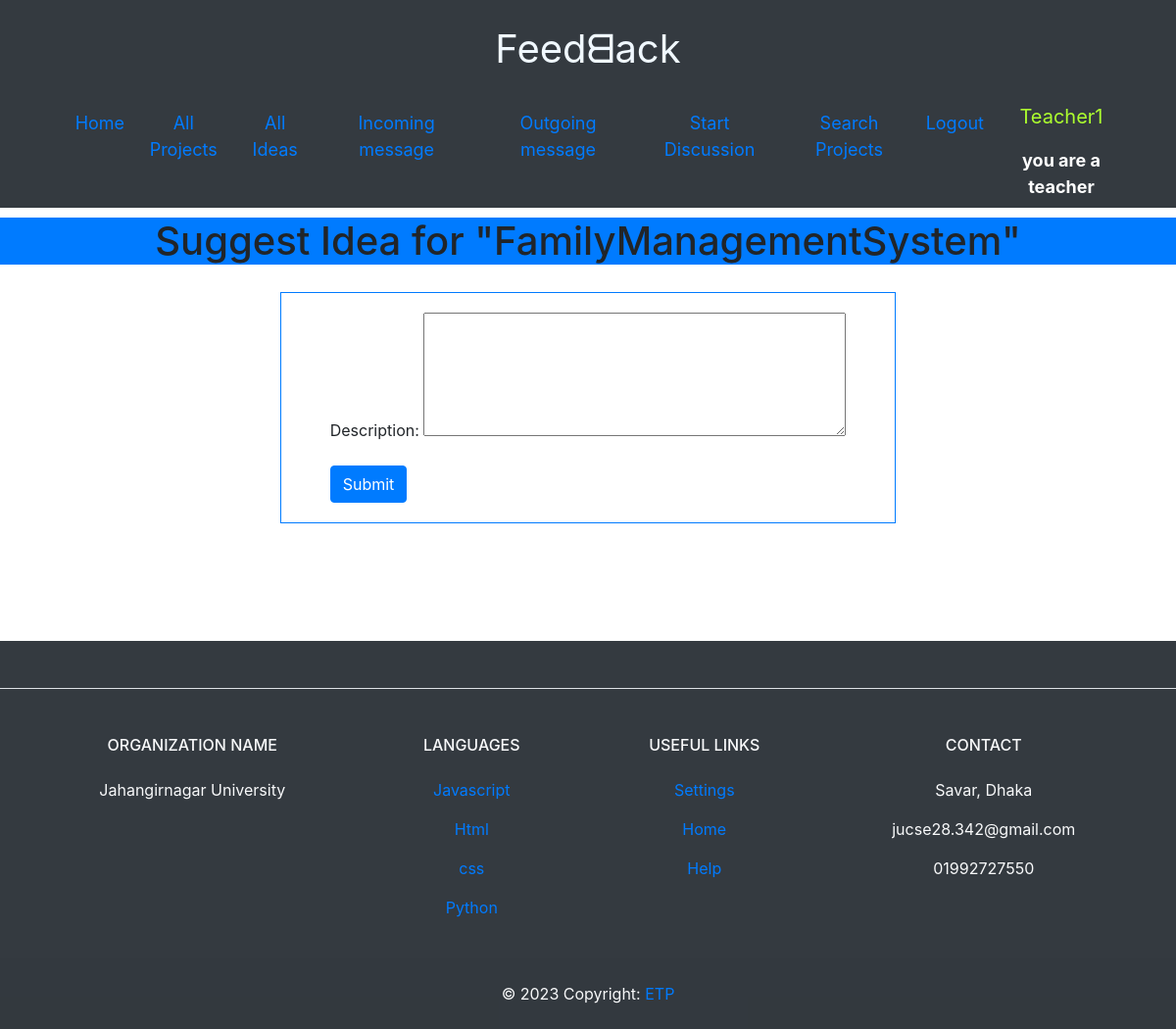
The app's page /suggest_idea/family/ (signed in) with its own data.
### Backend_Management_App/models.py (models this page shows)
class User(AbstractUser):
    USER_TYPE_CHOICES = (
        ('teacher', 'Teacher'),
        ('student', 'Student'),
    )
    user_type = models.CharField(
        max_length=10,
        choices=USER_TYPE_CHOICES,
        blank=True,
        null=True,
    )
    groups = models.ManyToManyField(
        Group,
        verbose_name=_('groups'),
        blank=True,
        related_name='backend_management_users_groups',
        related_query_name='user',
        help_text=_('The groups this user belongs to. A user will get all permissions '
                    'granted to each of their groups.'),
    )
    user_permissions = models.ManyToManyField(
        Permission,
        verbose_name=_('user permissions'),
        blank=True,
        related_name='backend_management_users_permissions',
        related_query_name='user',
        help_text=_('Specific permissions for this user.'),
    )

class Project(models.Model):
    name = models.CharField(max_length=255)
    short_name = models.CharField(max_length=50, unique=True)
    description = models.TextField()
    file = models.FileField(upload_to='projects')
    approved = models.BooleanField(default=False)
    status_data = ((1, "APPROVED"), (2, "REJECTED"), (0, "PENDING"))
    status = models.CharField(default=0, choices=status_data, max_length=20)
    teacher = models.ForeignKey(User, on_delete=models.CASCADE, related_name='projects', null=True , limit_choices_to={'is_teacher': True})
    students = models.ForeignKey(User, on_delete=models.CASCADE, related_name='student_projects', blank=True)
    created_at = models.DateTimeField(auto_now_add=True)
    updated_at = models.DateTimeField(auto_now=True)

### Backend_Management_App/views.py (the view)
# urls.py: path('suggest_idea/<slug:short_name>/', views.suggest_idea, name='suggest_idea'),
@login_required
def suggest_idea(request, short_name):
    project = get_object_or_404(Project, short_name=short_name)
    if request.method == 'POST':
        form = IdeaForm(request.POST)
        if form.is_valid():
            idea = form.save(commit=False)
            idea.project = project
            idea.teacher = request.user
            idea.save()
            messages.success(request, 'Your idea has been submitted.')
            return redirect('project_detail', short_name=project.short_name)
    else:
        form = IdeaForm()
    context = {'form': form, 'project': project}
    return render(request, 'suggest_idea.html', context)

### Backend_Management_App/forms.py
class IdeaForm(forms.ModelForm):
    description = forms.CharField(widget=forms.Textarea(attrs={'rows': 5}))
    class Meta:
        model = Idea
        fields = ('description',)
        labels = {
            'description': 'Description'
        }

### templates/suggest_idea.html (shortened to what this page needs)
{% extends 'base.html' %}
{% block content %}
  <h1 class="text-center bg-primary">Suggest Idea for "{{ project.name }}"</h1>
  <div class="card-body" >
      <div class="row justify-content-md-center ">
        <div class="col-md-auto border border-primary" style="padding: 20px 50px ">
        <form method="post">
          {{ form.as_p }}
          <button type="submit" class="btn btn-primary">Submit</button>
        </form>
        </div>
      </div>
    </div>
{% endblock %}

### templates/base.html (shortened to what this page needs)
<!DOCTYPE html>
<html lang="en">
<head>
    <link rel="stylesheet" href="https://maxcdn.bootstrapcdn.com/bootstrap/4.0.0/css/bootstrap.min.css">
</head>
<body>
    <header class="bg-dark" style="margin-bottom: 10px">
       <div class="text-center">
        <p style="text-align: center; padding-top: 20px; font-size: 40px; color: aliceblue;" >Feedᗺack</p>
      </div>
        <nav class="navbar navbar-expand-lg container ">
                <span class="navbar-toggler-icon"></span>
            <div class="collapse navbar-collapse justify-content-center" id="navbarNav" style=" font-size: 18px;">
                <ul class="navbar-nav" style="text-align: center;">
                    <li class="nav-item">
                        <a class="nav-link" href="{% url 'home' %}">Home</a>
                    </li>
                    <li class="nav-item">
                        <a class="nav-link" href="{% url 'project_list' %}">All Projects</a>
                    </li>
                    {% if user.is_authenticated and user.user_type == "teacher" %}
                    <li class="nav-item">
                        <a class="nav-link" href="{% url 'idea_list' %}">All Ideas</a>
                    </li>
                    <li class="nav-item">
                        <a class="nav-link" href="{% url 'inbox' %}" style="text-align: center;">Incoming message</a>
                    </li>
                    <li class="nav-item">
                        <a class="nav-link" href="{% url 'sent' %}">Outgoing message</a>
                    </li>
                    <li class="nav-item">
                        <a class="nav-link" href="{% url 'send_message' user.username %}">Start Discussion</a>
                    </li>
                    {% endif %}
                    <li class="nav-item">
                        <a class="nav-link" href="{% url 'search_project' %}">Search Projects</a>
                    </li>
                    {% if user.is_authenticated %}
                    <li class="nav-item">
                      <a class="nav-link" href="{% url 'logout' %}">Logout</a>
                    </li>
                    <li class="nav-item" style="">
                        <p style="font-size: 20px; color:greenyellow ">{{ user.username }}</p>  <b style="color:white">you are a {{ user.user_type }}</b>
                    </li>
                    {% else %}
                <li class="nav-item"><a class="nav-link" href="{% url 'register' %}">Register</a></li>
                <li class="nav-item"><a class="nav-link" href="{% url 'login' %}">Login</a></li>
            {% endif %}
        </ul>
    </header>
    <main>
        {% block content %}{% endblock %}
    </main>
    <footer class="text-center text-lg-start bg-dark text-light" style="margin-top: 100px">
        <section class="d-flex justify-content-center justify-content-lg-between p-4 border-bottom">
        </section>
        <section class="">
          <div class="container text-center text-md-start mt-5">
            <div class="row mt-3">
              <div class="col-md-3 col-lg-4 col-xl-3 mx-auto mb-4">
                <h6 class="text-uppercase fw-bold mb-4">
                  Organization Name
                </h6>
                <p align="center">
                  Jahangirnagar University
                </p>
              </div>
              <div class="col-md-2 col-lg-2 col-xl-2 mx-auto mb-4">
                <h6 class="text-uppercase fw-bold mb-4">
                  Languages
                </h6>
                <p>
                  <a href="#!" class="text-reset">Javascript</a>
                </p>
                <p>
                  <a href="#!" class="text-reset">Html</a>
                </p>
                <p>
                  <a href="#!" class="text-reset">css</a>
                </p>
                  <p>
                  <a href="#" class="text-reset">Python</a>
                </p>
              </div>
              <div class="col-md-3 col-lg-2 col-xl-2 mx-auto mb-4">
                <h6 class="text-uppercase fw-bold mb-4">
                  Useful links
                </h6>
                <p>
                  <a href="#!" class="text-reset">Settings</a>
                </p>
                <p>
                  <a href="#!" class="text-reset">Home</a>
                </p>
                <p>
                  <a href="#!" class="text-reset">Help</a>
                </p>
              </div>
              <div class="col-md-4 col-lg-3 col-xl-3 mx-auto mb-md-0 mb-4">
                <h6 class="text-uppercase fw-bold mb-4">Contact</h6>
                <p> Savar, Dhaka</p>
                <p>
                  jucse28.342@gmail.com
                </p>
                <p> 01992727550</p>
              </div>
            </div>
          </div>
        </section>
        <div class="text-center p-4" style="background-color: rgba(0, 0, 0, 0.025);">
          © 2023 Copyright:
          <a class="text-reset fw-bold" href="#">ETP</a>
        </div>
      </footer>
</body>
</html>

### records on screen
User: username "Teacher1", user_type "teacher"
Project: name "FamilyManagementSystem"
